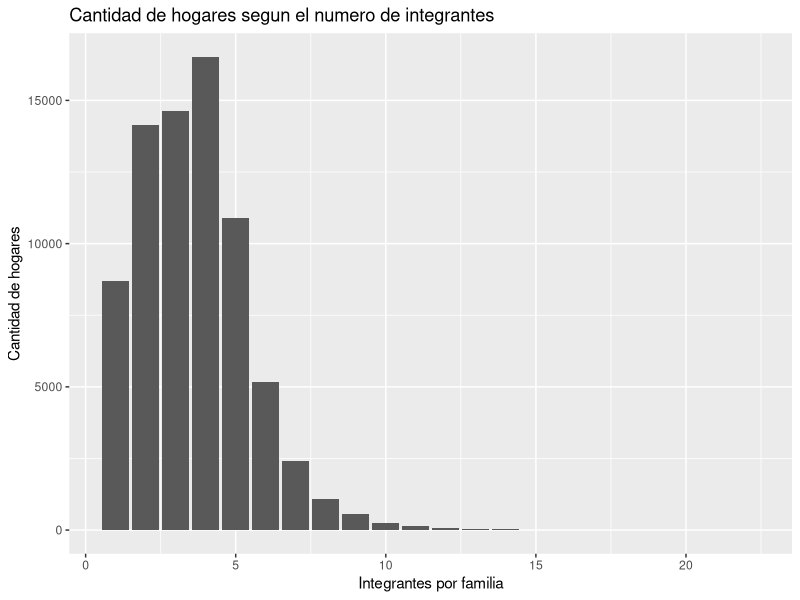
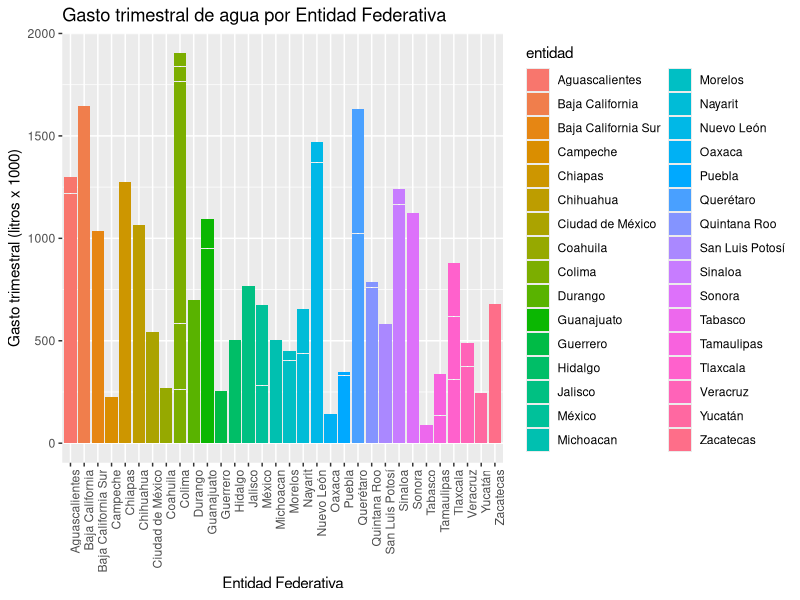
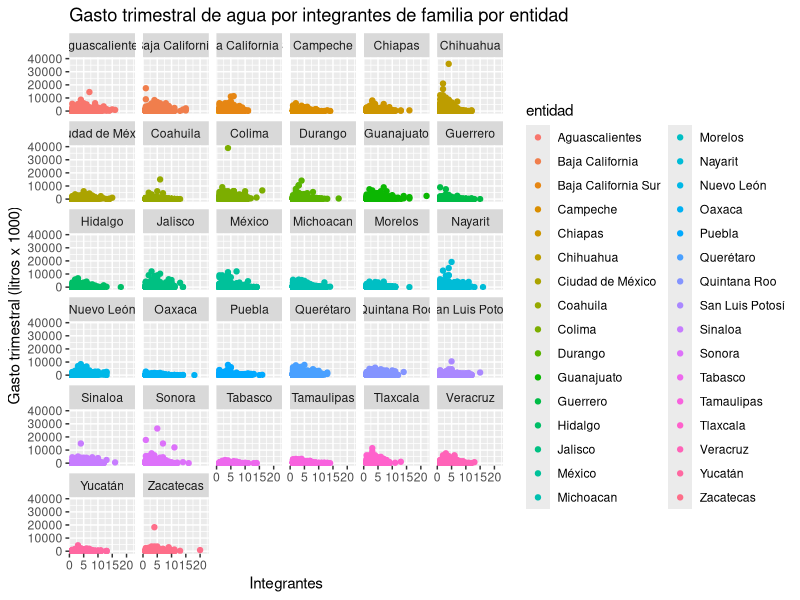
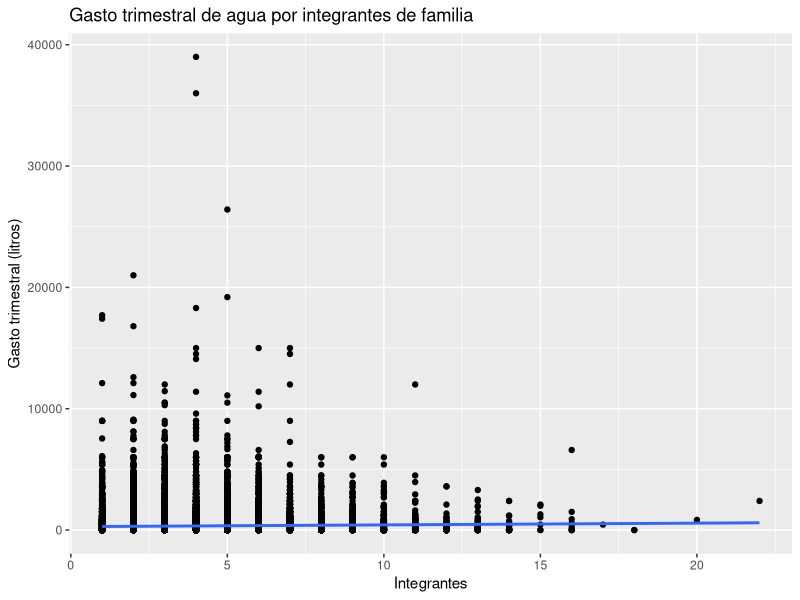
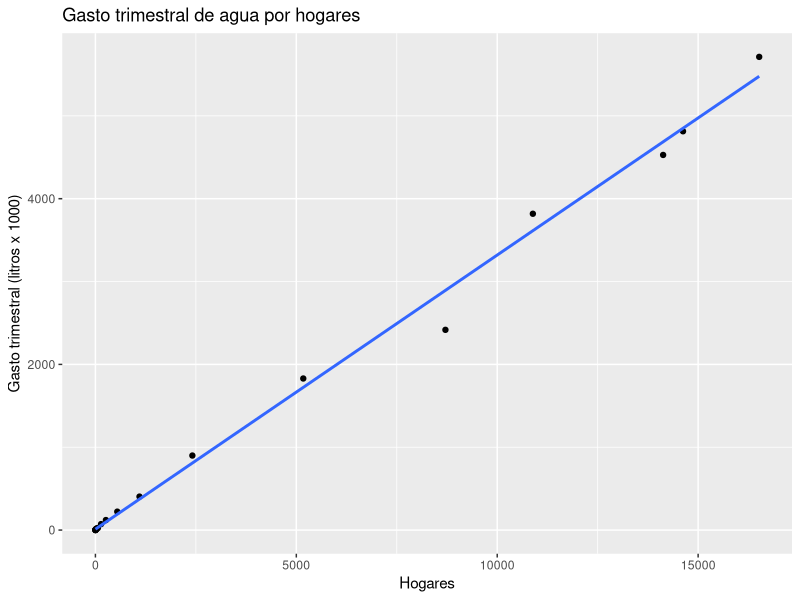
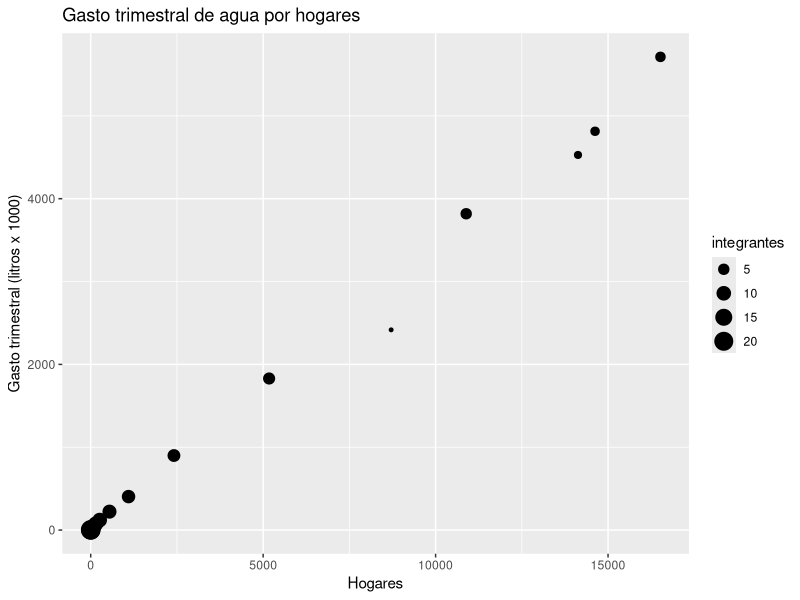

Write the R code that produced these figures, in order.
setwd("~/Documents/Maestria/2 Cuatrimestre/Data Warehouseing BI/Unidad 4/Data")

hogares <- read.table("hogares.csv", header = TRUE, sep = ",")
entidades <- read.table("entidades.csv", header = TRUE, sep = ",")
gasto <-read.table("gasto_agua.csv", header = TRUE, sep = ",")
integrantes <- read.table("integrantes.csv", header = TRUE, sep = ",")

names_entidades <- read.table("entidades_ids.csv", header = TRUE, sep = ",")
main_table <- read.table("tablaConcentrado.csv", header = TRUE, sep = ",")
entidad_gasto <- read.table("entidad_gasto.csv", header = TRUE, sep = ",")
consumo_hogares <- read.table("hogares_consumo.csv", header = TRUE, sep = ",")

head(entidad_gasto)

summary(main_table$gasto_agua_tot)
#Min.  1st Qu.   Median     Mean  3rd Qu.     Max.     NA's 
#    0.25   170.00   300.00   467.55   540.00 39000.00    21353 

summary(main_table$tot_integ)
#Min. 1st Qu.  Median    Mean 3rd Qu.    Max. 
#1.000   2.000   3.000   3.604   5.000  22.000 

summary(main_table$hombres)
#Min. 1st Qu.  Median    Mean 3rd Qu.    Max. 
#0.000   1.000   2.000   1.764   2.000  11.000

summary(main_table$mujeres)
#Min. 1st Qu.  Median    Mean 3rd Qu.    Max. 
#0.000   1.000   2.000   1.841   2.000  12.000 

str(main_table)
# 74647 obs. of  14 variables:

# Replace NA with 0 for correlation analisys
entidad_gasto$gasto_agua_tot[is.na(entidad_gasto$gasto_agua_tot)] <- 0

### Correlacion ###
cor(x = entidad_gasto$gasto_agua_tot, y = entidad_gasto$tot_integ)
# 0.0421 
# MUY BAJA, CASI NULA. NO EXISTE UNA RELACION ENTRE EL GASTO DE AGUA Y LOS INTEGRANTES DE LA FAMILIA

cor(x = consumo_hogares$hogares, y = consumo_hogares$consumo)
#0.9973
# MUY ALTA. EXISTE UNA GRAN RELACION ENTRE EL NUMERO DE HOGARES Y EL CONSUMO.
# ENTRE MAS HOGARES, MAYOR EL CONSUMO

##### Data visualization #####
library(ggplot2)
library(plyr)

# Numero de hogares por numero de integrantes
ggplot(data = na.omit(entidad_gasto)) +
  geom_bar(mapping = aes(x = tot_integ)) +
  labs(
    title = "Cantidad de hogares segun el numero de integrantes",
    x = "Integrantes por familia",
    y = "Cantidad de hogares"
  )

# Relacion entre Entidad Federativa vs Consumo de agua
ggplot(data = na.omit(entidad_gasto)) +
  geom_bar(
    mapping = aes(x = entidad, y = (gasto_agua_tot / 1000), fill = entidad), stat = "identity"
    ) +
  labs(
    title = "Gasto trimestral de agua por Entidad Federativa",
    x = "Entidad Federativa",
    y = "Gasto trimestral (litros x 1000)"
  ) + 
  theme(axis.text.x = element_text(angle = 90, hjust = 1))

# Relacion entre Gasto y Numero de integrantes en el hogar por Entidad
ggplot(data = na.omit(entidad_gasto)) +
  geom_point(
    mapping = aes(x = tot_integ, y = (gasto_agua_tot), color = entidad)
  ) +
  facet_wrap(~ entidad) +
  labs(
    title = "Gasto trimestral de agua por integrantes de familia por entidad",
    x = "Integrantes",
    y = "Gasto trimestral (litros x 1000)"
  ) 

# Regresion lineal
ggplot(data = na.omit(entidad_gasto), mapping = aes(x = tot_integ, y = gasto_agua_tot)) +
  geom_point() +
  geom_smooth(method = "lm", se = FALSE) +
  labs(
    title = "Gasto trimestral de agua por integrantes de familia",
    x = "Integrantes",
    y = "Gasto trimestral (litros)"
  ) 


ggplot(data = na.omit(consumo_hogares), mapping = aes(x = hogares, y = consumo / 1000)) +
  geom_point() +
  geom_smooth(method = "lm", se = FALSE) +
  labs(
    title = "Gasto trimestral de agua por hogares",
    x = "Hogares",
    y = "Gasto trimestral (litros x 1000)"
  ) 

ggplot(data = na.omit(consumo_hogares)) +
  geom_point(mapping = aes(x = hogares, y = consumo / 1000, size = integrantes)) +
  labs(
    title = "Gasto trimestral de agua por hogares",
    x = "Hogares",
    y = "Gasto trimestral (litros x 1000)"
  ) 
